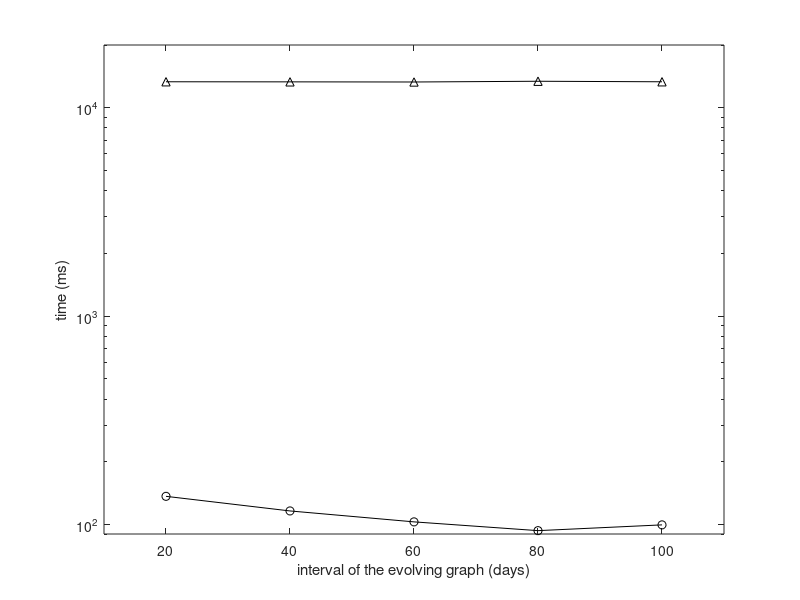

MATLAB code for this plot: (Note: this script raises an error after producing the figure.)
set(gcf,'color',[1, 1, 1]);
set(gcf,'unit','centimeters','position',[10 5 9 7]);

x=[1, 2, 3, 4, 5];
y1 = [13322.62 13309.199   13289.235	13398.69	 13321.05];
y2 = [136.4687	116.123 102.912	93.407	99.557];

p1= semilogy(x, y1, '-k^');
hold on;
p2 = semilogy(x, y2, '-ko');
hold on;

xlabel('interval of the evolving graph (days)');
ylabel('time (ms)');

axis([0.5 5.5 90.0 20000]);

set(gca, 'xtick', 1:5, 'XTickLabel', {'20','40','60','80','100'});
leg=legend('rebuild','update', 2);
set(leg,'edgecolor','white');
set(gca,'ytick',[10^2,10^3,10^4,10^5]);
set(gca, 'FontSize', 12);
set(get(gca, 'XLabel'), 'FontSize',12);
set(get(gca, 'YLabel'), 'FontSize',12);
set(findall(gcf,'type','line'),'linewidth',1.5);
set(gca, 'LineWidth', 1.5);
